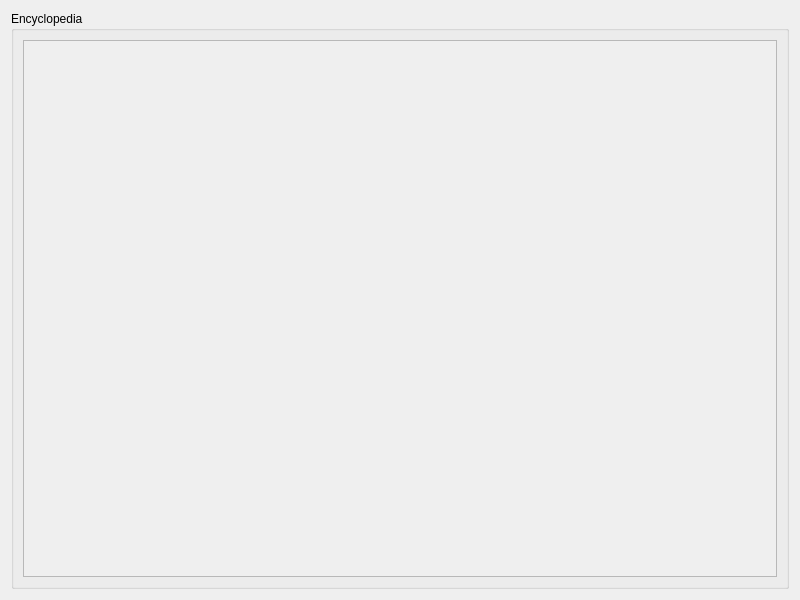
<?xml version="1.0" encoding="UTF-8"?>
<ui version="4.0">
 <class>Encyclopedia</class>
 <widget class="QWidget" name="Encyclopedia">
  <property name="geometry">
   <rect>
    <x>0</x>
    <y>0</y>
    <width>800</width>
    <height>600</height>
   </rect>
  </property>
  <property name="minimumSize">
   <size>
    <width>800</width>
    <height>600</height>
   </size>
  </property>
  <property name="maximumSize">
   <size>
    <width>800</width>
    <height>600</height>
   </size>
  </property>
  <property name="windowTitle">
   <string>Rhodon Encyclopedia</string>
  </property>
  <property name="windowIcon">
   <iconset resource="../../images.qrc">
    <normaloff>:/assets/img/items/welchian_rune.png</normaloff>:/assets/img/items/welchian_rune.png</iconset>
  </property>
  <layout class="QGridLayout" name="gridLayout">
   <item row="0" column="0">
    <widget class="QGroupBox" name="encyclopedia_box">
     <property name="title">
      <string>Encyclopedia</string>
     </property>
     <layout class="QVBoxLayout" name="verticalLayout">
      <item>
       <widget class="QScrollArea" name="scrollArea">
        <property name="widgetResizable">
         <bool>true</bool>
        </property>
        <widget class="QWidget" name="encyclopedia_slots">
         <property name="geometry">
          <rect>
           <x>0</x>
           <y>0</y>
           <width>768</width>
           <height>542</height>
          </rect>
         </property>
         <layout class="QGridLayout" name="gridLayout_2"/>
        </widget>
       </widget>
      </item>
     </layout>
    </widget>
   </item>
  </layout>
 </widget>
 <resources>
  <include location="../../images.qrc"/>
 </resources>
 <connections/>
</ui>
